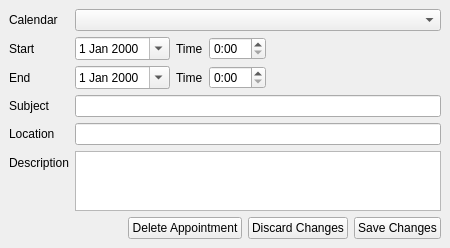
<?xml version="1.0" encoding="UTF-8"?>
<ui version="4.0">
 <class>AppointmentDetailsForm</class>
 <widget class="QWidget" name="AppointmentDetailsForm">
  <property name="geometry">
   <rect>
    <x>0</x>
    <y>0</y>
    <width>450</width>
    <height>228</height>
   </rect>
  </property>
  <property name="sizePolicy">
   <sizepolicy hsizetype="Preferred" vsizetype="Fixed">
    <horstretch>0</horstretch>
    <verstretch>0</verstretch>
   </sizepolicy>
  </property>
  <property name="windowTitle">
   <string>Appointment Details</string>
  </property>
  <layout class="QVBoxLayout" name="verticalLayout">
   <property name="margin">
    <number>9</number>
   </property>
   <item>
    <layout class="QFormLayout" name="formLayout">
     <item row="0" column="0">
      <widget class="QLabel" name="calendarLabel">
       <property name="text">
        <string>Calendar</string>
       </property>
      </widget>
     </item>
     <item row="0" column="1">
      <widget class="QComboBox" name="calendarCombo"/>
     </item>
     <item row="1" column="0">
      <widget class="QLabel" name="startLabel">
       <property name="text">
        <string>Start</string>
       </property>
      </widget>
     </item>
     <item row="1" column="1">
      <layout class="QHBoxLayout" name="startLayout">
       <item>
        <widget class="QDateEdit" name="startDateEdit">
         <property name="calendarPopup">
          <bool>true</bool>
         </property>
        </widget>
       </item>
       <item>
        <widget class="QLabel" name="startTimeLabel">
         <property name="text">
          <string>Time</string>
         </property>
        </widget>
       </item>
       <item>
        <widget class="QTimeEdit" name="startTimeEdit">
         <property name="displayFormat">
          <string>H:mm</string>
         </property>
         <property name="calendarPopup">
          <bool>false</bool>
         </property>
        </widget>
       </item>
       <item>
        <spacer name="startSpacer">
         <property name="orientation">
          <enum>Qt::Horizontal</enum>
         </property>
         <property name="sizeHint" stdset="0">
          <size>
           <width>40</width>
           <height>20</height>
          </size>
         </property>
        </spacer>
       </item>
      </layout>
     </item>
     <item row="2" column="0">
      <widget class="QLabel" name="endLabel">
       <property name="text">
        <string>End</string>
       </property>
      </widget>
     </item>
     <item row="3" column="0">
      <widget class="QLabel" name="subjectLabel">
       <property name="text">
        <string>Subject</string>
       </property>
      </widget>
     </item>
     <item row="4" column="0">
      <widget class="QLabel" name="placeLabel">
       <property name="text">
        <string>Location</string>
       </property>
      </widget>
     </item>
     <item row="5" column="0">
      <widget class="QLabel" name="descriptionLabel">
       <property name="text">
        <string>Description</string>
       </property>
      </widget>
     </item>
     <item row="5" column="1">
      <widget class="QPlainTextEdit" name="descriptionEdit">
       <property name="maximumSize">
        <size>
         <width>16777215</width>
         <height>60</height>
        </size>
       </property>
      </widget>
     </item>
     <item row="4" column="1">
      <widget class="QLineEdit" name="placeEdit"/>
     </item>
     <item row="3" column="1">
      <widget class="QLineEdit" name="subjectEdit"/>
     </item>
     <item row="2" column="1">
      <layout class="QHBoxLayout" name="endLayout">
       <item>
        <widget class="QDateEdit" name="endDateEdit">
         <property name="calendarPopup">
          <bool>true</bool>
         </property>
        </widget>
       </item>
       <item>
        <widget class="QLabel" name="endTimeLabel">
         <property name="text">
          <string>Time</string>
         </property>
        </widget>
       </item>
       <item>
        <widget class="QTimeEdit" name="endTimeEdit">
         <property name="displayFormat">
          <string>H:mm</string>
         </property>
         <property name="calendarPopup">
          <bool>false</bool>
         </property>
        </widget>
       </item>
       <item>
        <spacer name="endSpacer">
         <property name="orientation">
          <enum>Qt::Horizontal</enum>
         </property>
         <property name="sizeHint" stdset="0">
          <size>
           <width>40</width>
           <height>20</height>
          </size>
         </property>
        </spacer>
       </item>
      </layout>
     </item>
    </layout>
   </item>
   <item>
    <layout class="QHBoxLayout" name="buttonsLayout">
     <item>
      <spacer name="buttonsSpacer">
       <property name="orientation">
        <enum>Qt::Horizontal</enum>
       </property>
       <property name="sizeHint" stdset="0">
        <size>
         <width>40</width>
         <height>20</height>
        </size>
       </property>
      </spacer>
     </item>
     <item>
      <widget class="QPushButton" name="deleteAppointmentButton">
       <property name="text">
        <string>Delete Appointment</string>
       </property>
      </widget>
     </item>
     <item>
      <widget class="QPushButton" name="discardChangesButton">
       <property name="text">
        <string>Discard Changes</string>
       </property>
      </widget>
     </item>
     <item>
      <widget class="QPushButton" name="saveChangesButton">
       <property name="text">
        <string>Save Changes</string>
       </property>
      </widget>
     </item>
    </layout>
   </item>
  </layout>
 </widget>
 <tabstops>
  <tabstop>calendarCombo</tabstop>
  <tabstop>startDateEdit</tabstop>
  <tabstop>startTimeEdit</tabstop>
  <tabstop>endDateEdit</tabstop>
  <tabstop>endTimeEdit</tabstop>
  <tabstop>subjectEdit</tabstop>
  <tabstop>placeEdit</tabstop>
  <tabstop>descriptionEdit</tabstop>
  <tabstop>saveChangesButton</tabstop>
  <tabstop>discardChangesButton</tabstop>
  <tabstop>deleteAppointmentButton</tabstop>
 </tabstops>
 <resources/>
 <connections/>
</ui>
